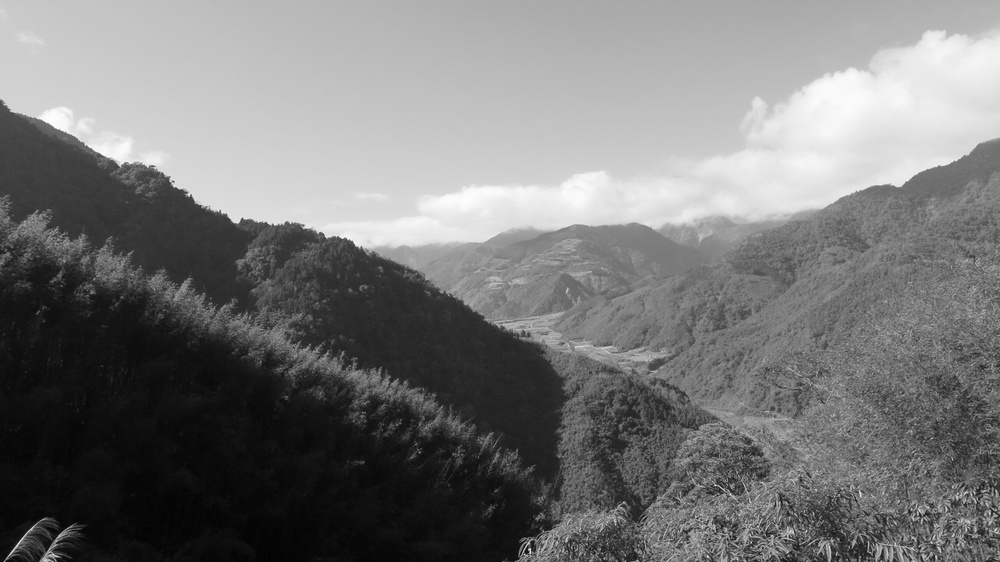
#> input picture Ch3/Image/img.jpg, 1000 x 562 px, shrunk from 1920 x 1080 before the run, found by its file name
$ python getPerspectiveTransform.py
#> lines starting #> are read from the running program, lines starting #| are printed output that depends on the picture
import cv2
import numpy as np

src = np.array([[0, 0],[200, 0],[0, 200],[200, 200]], np.float32)
dst = np.array([[100, 20],[200, 20],[50, 70],[250, 70]], np.float32)
A = cv2.getPerspectiveTransform(src, dst)
print(A)

if __name__ == '__main__':
    image = cv2.imread('./img.jpg')
#> image is the input picture: shape (562, 1000, 3); min 1, max 255, mean 119.7
    h, w = image.shape[:2]
#> h = 562; w = 1000
    src = np.array([[0, 0], [w-1, 0], [0, h-1], [w-1, h-1]], np.float32)
#> src = [[0, 0], [999, 0], [0, 561], [999, 561]]
    dst = np.array([[50, 50], [w/3, 50], [50, h-1], [w-1, h-1]], np.float32)

    p = cv2.getPerspectiveTransform(src, dst)
    r = cv2.warpPerspective(image, p, (w,h), borderValue = 125)
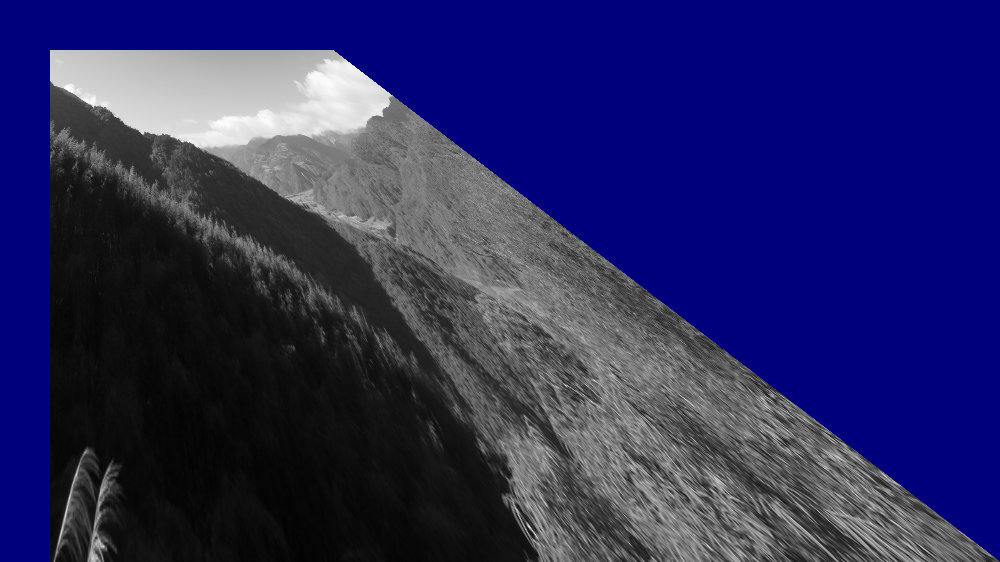
#> r: shape (562, 1000, 3); mean B, G, R 95.8, 41, 41
    cv2.imshow("image", image)
    cv2.imshow("wrapPerspective", r)
    cv2.waitKey(0)
    cv2.destroyAllWindows()

$ run again, with Ch3/Image/logPolar_M200.jpg copied over Ch3/Image/img.jpg
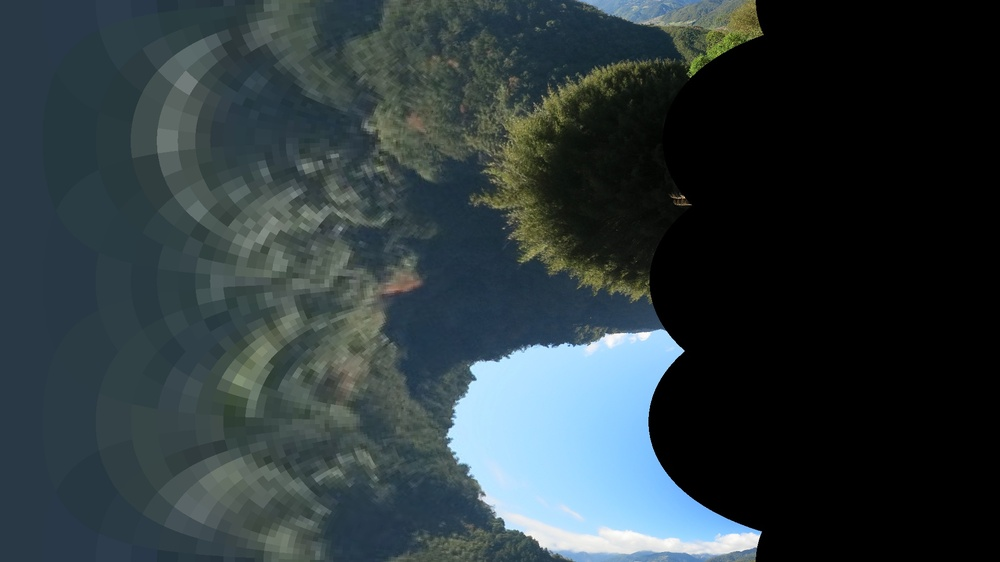
#> input picture Ch3/Image/logPolar_M200.jpg, 1000 x 562 px, shrunk from 1920 x 1080 before the run, found by its file name
#> image is the input picture: shape (562, 1000, 3); mean B, G, R 62.2, 58.5, 46.5
#> `r = cv2.warpPerspective(image, p, (w,h), borderValue = 125)`:
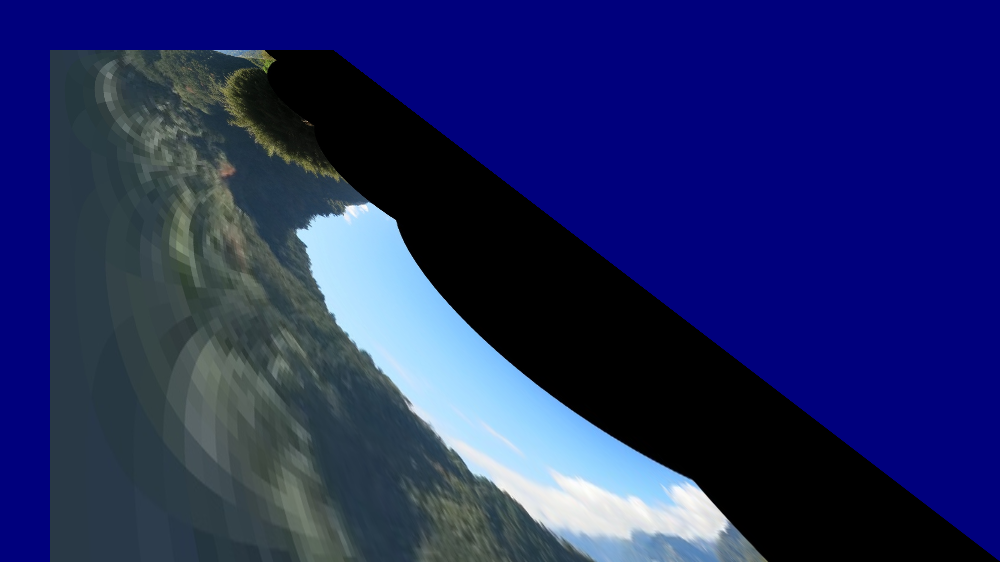
#> r: shape (562, 1000, 3); mean B, G, R 99.7, 40.9, 32.7
